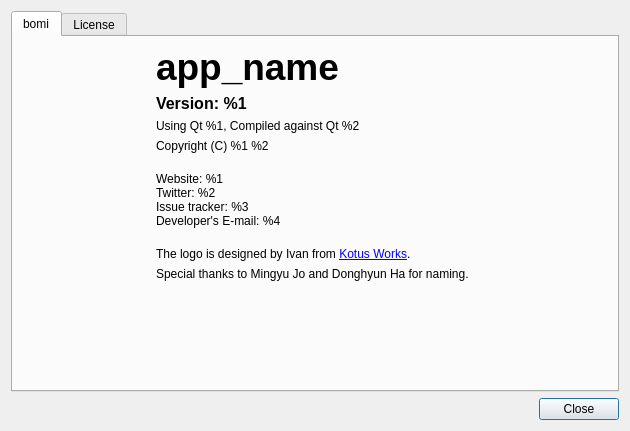
<?xml version="1.0" encoding="UTF-8"?>
<ui version="4.0">
 <class>AboutDialog</class>
 <widget class="QDialog" name="AboutDialog">
  <property name="geometry">
   <rect>
    <x>0</x>
    <y>0</y>
    <width>630</width>
    <height>431</height>
   </rect>
  </property>
  <property name="windowTitle">
   <string>About bomi</string>
  </property>
  <layout class="QVBoxLayout" name="verticalLayout_4">
   <item>
    <widget class="QTabWidget" name="tab">
     <property name="currentIndex">
      <number>0</number>
     </property>
     <widget class="QWidget" name="tab1">
      <attribute name="title">
       <string>bomi</string>
      </attribute>
      <layout class="QHBoxLayout" name="horizontalLayout_2">
       <item>
        <layout class="QVBoxLayout" name="verticalLayout">
         <property name="spacing">
          <number>0</number>
         </property>
         <item>
          <widget class="QLabel" name="label_3">
           <property name="sizePolicy">
            <sizepolicy hsizetype="Fixed" vsizetype="Fixed">
             <horstretch>0</horstretch>
             <verstretch>0</verstretch>
            </sizepolicy>
           </property>
           <property name="minimumSize">
            <size>
             <width>128</width>
             <height>128</height>
            </size>
           </property>
           <property name="maximumSize">
            <size>
             <width>128</width>
             <height>128</height>
            </size>
           </property>
           <property name="text">
            <string/>
           </property>
           <property name="pixmap">
            <pixmap resource="../rsclist.qrc">:/img/bomi-logo.png</pixmap>
           </property>
           <property name="scaledContents">
            <bool>true</bool>
           </property>
          </widget>
         </item>
         <item>
          <spacer name="verticalSpacer">
           <property name="orientation">
            <enum>Qt::Vertical</enum>
           </property>
           <property name="sizeType">
            <enum>QSizePolicy::MinimumExpanding</enum>
           </property>
           <property name="sizeHint" stdset="0">
            <size>
             <width>0</width>
             <height>0</height>
            </size>
           </property>
          </spacer>
         </item>
        </layout>
       </item>
       <item>
        <layout class="QVBoxLayout" name="verticalLayout_2">
         <item>
          <widget class="QLabel" name="app_name">
           <property name="sizePolicy">
            <sizepolicy hsizetype="Expanding" vsizetype="Preferred">
             <horstretch>0</horstretch>
             <verstretch>0</verstretch>
            </sizepolicy>
           </property>
           <property name="font">
            <font>
             <pointsize>28</pointsize>
             <weight>75</weight>
             <bold>true</bold>
            </font>
           </property>
           <property name="text">
            <string notr="true">app_name</string>
           </property>
          </widget>
         </item>
         <item>
          <widget class="QLabel" name="version">
           <property name="font">
            <font>
             <pointsize>12</pointsize>
             <weight>75</weight>
             <bold>true</bold>
            </font>
           </property>
           <property name="text">
            <string>Version: %1</string>
           </property>
          </widget>
         </item>
         <item>
          <widget class="QLabel" name="qt_info">
           <property name="text">
            <string>Using Qt %1, Compiled against Qt %2</string>
           </property>
          </widget>
         </item>
         <item>
          <widget class="QLabel" name="copyright">
           <property name="text">
            <string notr="true">Copyright (C) %1 %2</string>
           </property>
          </widget>
         </item>
         <item>
          <spacer name="verticalSpacer_2">
           <property name="orientation">
            <enum>Qt::Vertical</enum>
           </property>
           <property name="sizeType">
            <enum>QSizePolicy::Fixed</enum>
           </property>
           <property name="sizeHint" stdset="0">
            <size>
             <width>13</width>
             <height>13</height>
            </size>
           </property>
          </spacer>
         </item>
         <item>
          <widget class="QLabel" name="contacts">
           <property name="sizePolicy">
            <sizepolicy hsizetype="Preferred" vsizetype="Minimum">
             <horstretch>0</horstretch>
             <verstretch>0</verstretch>
            </sizepolicy>
           </property>
           <property name="text">
            <string>Website: %1
Twitter: %2
Issue tracker: %3
Developer's E-mail: %4</string>
           </property>
           <property name="openExternalLinks">
            <bool>true</bool>
           </property>
           <property name="textInteractionFlags">
            <set>Qt::LinksAccessibleByKeyboard|Qt::LinksAccessibleByMouse</set>
           </property>
          </widget>
         </item>
         <item>
          <spacer name="verticalSpacer_4">
           <property name="orientation">
            <enum>Qt::Vertical</enum>
           </property>
           <property name="sizeType">
            <enum>QSizePolicy::Fixed</enum>
           </property>
           <property name="sizeHint" stdset="0">
            <size>
             <width>20</width>
             <height>13</height>
            </size>
           </property>
          </spacer>
         </item>
         <item>
          <widget class="QLabel" name="ivan">
           <property name="text">
            <string>The logo is designed by Ivan from &lt;a href=&quot;%1&quot;&gt;Kotus Works&lt;/a&gt;.</string>
           </property>
           <property name="textFormat">
            <enum>Qt::RichText</enum>
           </property>
           <property name="openExternalLinks">
            <bool>true</bool>
           </property>
           <property name="textInteractionFlags">
            <set>Qt::LinksAccessibleByKeyboard|Qt::LinksAccessibleByMouse</set>
           </property>
          </widget>
         </item>
         <item>
          <widget class="QLabel" name="label_2">
           <property name="text">
            <string>Special thanks to Mingyu Jo and Donghyun Ha for naming.</string>
           </property>
          </widget>
         </item>
         <item>
          <spacer name="verticalSpacer_3">
           <property name="orientation">
            <enum>Qt::Vertical</enum>
           </property>
           <property name="sizeType">
            <enum>QSizePolicy::MinimumExpanding</enum>
           </property>
           <property name="sizeHint" stdset="0">
            <size>
             <width>20</width>
             <height>13</height>
            </size>
           </property>
          </spacer>
         </item>
        </layout>
       </item>
      </layout>
     </widget>
     <widget class="QWidget" name="tab_2">
      <attribute name="title">
       <string>License</string>
      </attribute>
      <layout class="QVBoxLayout" name="verticalLayout_3">
       <item>
        <widget class="QLabel" name="license">
         <property name="text">
          <string notr="true">license</string>
         </property>
         <property name="alignment">
          <set>Qt::AlignLeading|Qt::AlignLeft|Qt::AlignTop</set>
         </property>
         <property name="wordWrap">
          <bool>true</bool>
         </property>
        </widget>
       </item>
       <item>
        <layout class="QHBoxLayout" name="horizontalLayout">
         <item>
          <spacer name="horizontalSpacer_2">
           <property name="orientation">
            <enum>Qt::Horizontal</enum>
           </property>
           <property name="sizeHint" stdset="0">
            <size>
             <width>40</width>
             <height>20</height>
            </size>
           </property>
          </spacer>
         </item>
         <item>
          <widget class="QPushButton" name="view_gpl">
           <property name="text">
            <string>View Full Text of GPL</string>
           </property>
           <property name="autoDefault">
            <bool>false</bool>
           </property>
          </widget>
         </item>
         <item>
          <spacer name="horizontalSpacer_3">
           <property name="orientation">
            <enum>Qt::Horizontal</enum>
           </property>
           <property name="sizeHint" stdset="0">
            <size>
             <width>40</width>
             <height>20</height>
            </size>
           </property>
          </spacer>
         </item>
        </layout>
       </item>
      </layout>
     </widget>
    </widget>
   </item>
   <item>
    <widget class="BBox" name="buttonBox">
     <property name="standardButtons">
      <set>QDialogButtonBox::Close</set>
     </property>
     <property name="centerButtons">
      <bool>false</bool>
     </property>
    </widget>
   </item>
  </layout>
 </widget>
 <customwidgets>
  <customwidget>
   <class>BBox</class>
   <extends>QDialogButtonBox</extends>
   <header>dialog/bbox.hpp</header>
  </customwidget>
 </customwidgets>
 <tabstops>
  <tabstop>buttonBox</tabstop>
  <tabstop>view_gpl</tabstop>
 </tabstops>
 <resources>
  <include location="../rsclist.qrc"/>
 </resources>
 <connections>
  <connection>
   <sender>buttonBox</sender>
   <signal>accepted()</signal>
   <receiver>AboutDialog</receiver>
   <slot>accept()</slot>
   <hints>
    <hint type="sourcelabel">
     <x>604</x>
     <y>324</y>
    </hint>
    <hint type="destinationlabel">
     <x>570</x>
     <y>304</y>
    </hint>
   </hints>
  </connection>
  <connection>
   <sender>buttonBox</sender>
   <signal>rejected()</signal>
   <receiver>AboutDialog</receiver>
   <slot>reject()</slot>
   <hints>
    <hint type="sourcelabel">
     <x>518</x>
     <y>318</y>
    </hint>
    <hint type="destinationlabel">
     <x>460</x>
     <y>301</y>
    </hint>
   </hints>
  </connection>
 </connections>
</ui>
